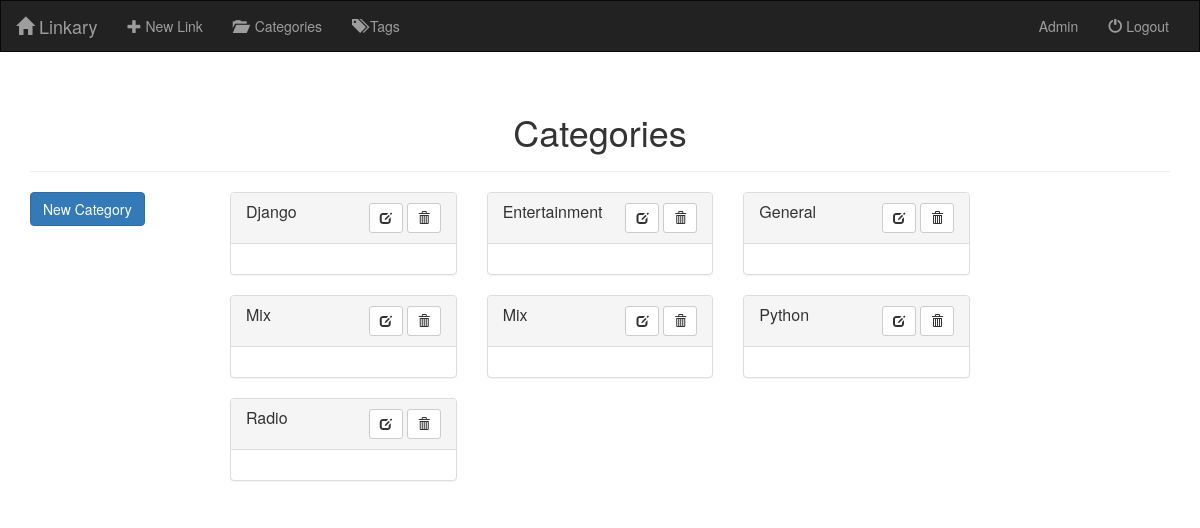
Page /category/ (signed in) on the committed database.
### linkary/models.py (models this page shows)
class TimedModel(models.Model):
    time_created = models.DateTimeField(auto_now_add=True)
    time_modified = models.DateTimeField(auto_now=True)
    class Meta:
        abstract = True

class Category(TimedModel):
    name = models.CharField(max_length=100)
    class Meta:
        verbose_name_plural = 'Categories'
    def __str__(self):
        return self.name

### linkary/views.py (the view)
# urls.py: path('category/', views.CategoryListView.as_view(), name='category_list'),
class CategoryListView(LoginRequiredMixin, ListView):
    model = models.Category
    ordering = ['name']

### linkary/templates/linkary/category_list.html (shortened to what this page needs)
{% extends 'linkary/base.html' %}
{% block content %}
    <div class="container">
        <div class="page-header">
            <h1 class="text-center">Categories</h1>
        </div>
    </div>
    <div class="container-fluid">
        <div class="row">
            <div class="col-sm-2">
                <div class="container">
                    <a href="{% url 'category_create' %}" class="btn btn-primary">New Category</a>
                </div>
            </div>
            <div class="col-sm-8">
                <div class="container-fluid">
                    <div class="row">
                        {% for category in object_list %}
                            <div class="col-md-4">
                                <div class="panel panel-default">
                                    <div class="panel-heading clearfix">
                                        <h3 class="panel-title pull-left">{{ category }}</h3>
                                        <div class="pull-right">
                                            <a href="#" class="btn btn-default btn-sm" title="Edit">
                                                <span class="glyphicon glyphicon-edit"></span>
                                            </a>
                                            <a href="#" class="btn btn-default btn-sm" title="Delete">
                                                <span class="glyphicon glyphicon-trash"></span>
                                            </a>
                                        </div>
                                    </div>
                                    <div class="panel-body">
                                    </div>
                                </div>
                            </div>
                        {% empty %}
                            <h3><small>No categories to show</small></h3>
                        {% endfor %}
                    </div>
                </div>
            </div>
        </div>
    </div>
{% endblock %}

### rows in the picture
Category: name "Django"
Category: name "Entertainment"
Category: name "General"
Category: name "Mix"
Category: name "Mix"
Category: name "Python"
Category: name "Radio"
